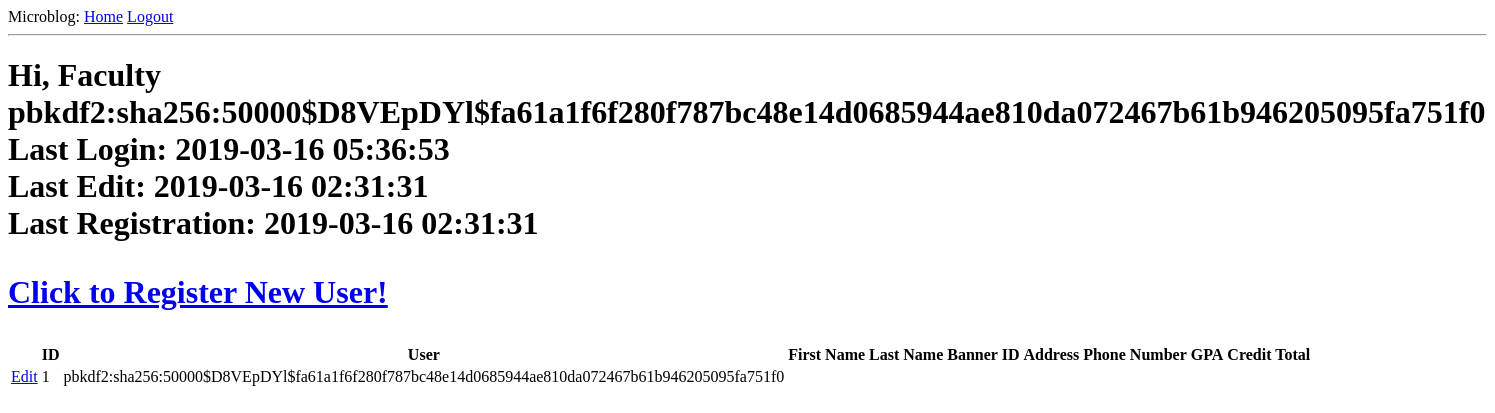
Before: /index (signed in) with the older database file.
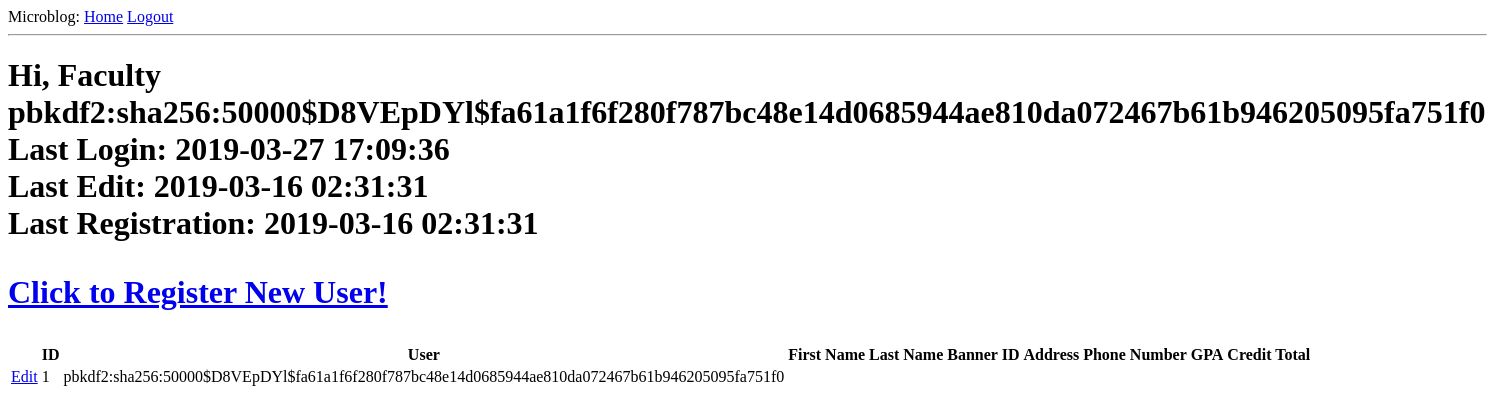
After: the same page with the newer database file.
### app/models.py (models this page shows, shortened)
class User(UserMixin, db.Model):
    id = db.Column(db.Integer, primary_key=True)
    faculty = db.Column(db.Boolean)
    username = db.Column(db.String(64), index=True, unique=True)
    email = db.Column(db.String(120), index=True, unique=True)
    password_hash = db.Column(db.String(128))
    student = db.relationship('Student', backref='student')

class LoginTime(db.Model):
    id = db.Column(db.Integer, primary_key=True)
    placeholder  = db.Column(db.Integer)
    created = db.Column(db.DateTime, server_default = db.func.now())
    timestamp = db.Column(db.DateTime(timezone=True), server_default = db.func.now(), onupdate = db.func.now())

class EditTime(db.Model):
    id = db.Column(db.Integer, primary_key=True)
    placeholder  = db.Column(db.Integer)
    created = db.Column(db.DateTime, server_default = db.func.now())
    timestamp = db.Column(db.DateTime(timezone=True), server_default = db.func.now(), onupdate = db.func.now())

class RegistrationTime(db.Model):
    id = db.Column(db.Integer, primary_key=True)
    placeholder  = db.Column(db.Integer)
    created = db.Column(db.DateTime, server_default = db.func.now())
    timestamp = db.Column(db.DateTime(timezone=True), server_default = db.func.now(), onupdate = db.func.now())

### app/routes.py (the view)
@app.route('/')
@app.route('/index')
def index():
    if current_user.is_authenticated:
        return render_template('index.html', title='Home Page', user=User.query.all(), student=Student.query.all(), loginTime = LoginTime.query.filter_by(id = current_user.id).first(), editTime = EditTime.query.filter_by(id = current_user.id).first(), registrationTime = RegistrationTime.query.filter_by(id = current_user.id).first())
    else:
        return redirect(url_for('login'))

### app/models.py (called while the page is built)
@login.user_loader
def load_user(id):
    return User.query.get(int(id))

### app/templates/index.html (shortened to what this page needs)
{% extends "base.html" %}
{% block content %}
    <h1>Hi,
        {% if current_user.faculty %}
        Faculty {{ current_user.username }}</br>
        Last Login: {{ loginTime.timestamp }}</br>
        Last Edit: {{ editTime.timestamp }}</br>
        Last Registration: {{ registrationTime.timestamp }}
        <p><a href="{{ url_for('register') }}">Click to Register New User!</a></p>
        <table>
            <thead>
               <tr>
                  <th></th>
                  <th>ID</th>
                  <th>User</th>
                  <th>First Name</th>
                  <th>Last Name</th>
                  <th>Banner ID</th>
                  <th>Address</th>
                  <th>Phone Number</th>
                  <th>GPA</th>
                  <th>Credit Total</th>
               </tr>
            </thead>
            <tbody>
               {% for users in user %}
                  <tr>
                     <td><a href="{{ url_for('edit', id=users.id) }}">Edit</a></td>
                     <td>{{ users.id }}</td>
                     <td>{{ users.username }}</td>
                  </tr>
               {% endfor %}
            </tbody>
         </table>
      {% endif %}
    </h1>
{% endblock %}

### app/templates/base.html (shortened to what this page needs)
<html>
    <head>
    </head>
    <body>
        <div>
            Microblog:
            <a href="{{ url_for('index') }}">Home</a>
            {% if current_user.is_anonymous %}
            <a href="{{ url_for('login') }}">Login</a>
            {% else %}
            <a href="{{ url_for('logout') }}">Logout</a>
            {% endif %}
        </div>
        <hr>
        {% block content %}{% endblock %}
    </body>
</html>

Changed rows visible on the page:
changed LoginTime: timestamp "2019-03-16 05:36:53" → "2019-03-27 17:09:36"
